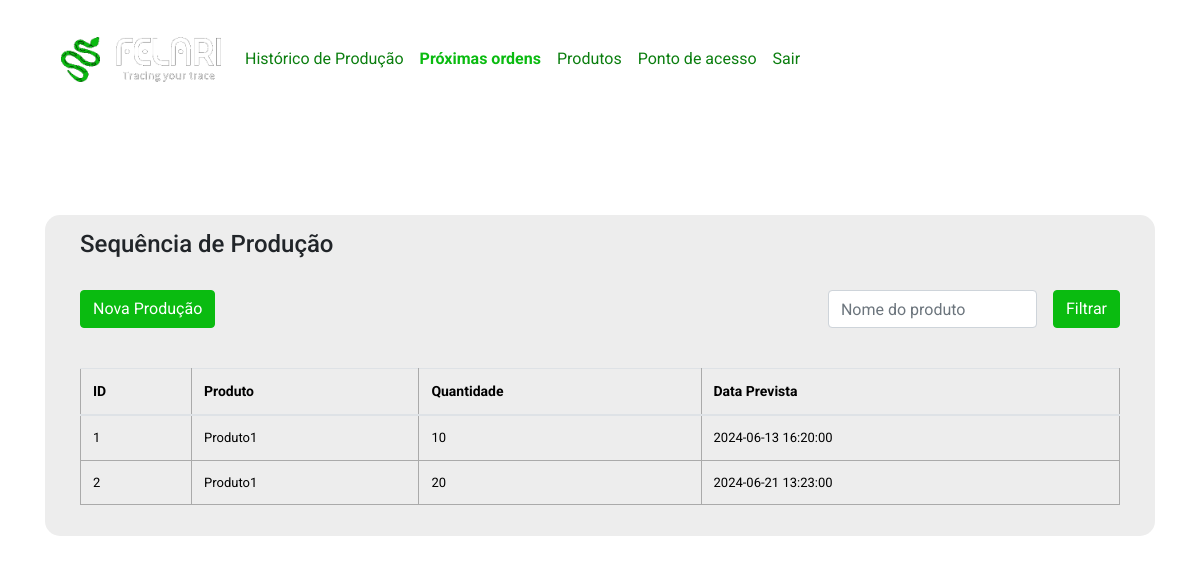
Page /nextOrders (signed in) on the earlier database version.
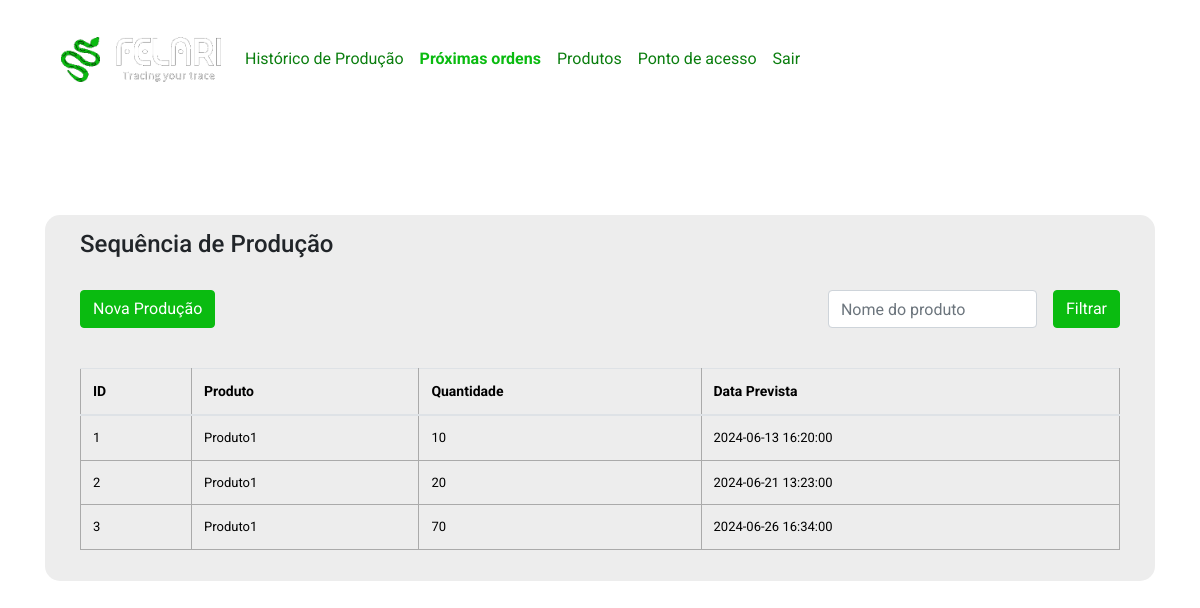
Same page on the later database version.
### app.py (models this page shows, shortened)
class OrdemProducao(db.Model):
    id = db.Column(db.Integer, primary_key=True)
    produto_id = db.Column(db.Integer, db.ForeignKey('product.id'), nullable=False)
    produto = db.relationship('Product', backref=db.backref('ordens_producao', lazy=True))
    quantidade = db.Column(db.Integer, nullable=False)
    data_prevista = db.Column(db.DateTime, nullable=False)

class Product(db.Model):
    id = db.Column(db.Integer, primary_key=True)
    nome = db.Column(db.String(100), nullable=False)
    ultima_producao = db.Column(db.DateTime)
    access_points = db.relationship('AccessPoint', secondary=products_access_points, backref=db.backref('products', lazy='dynamic'))

### app.py (the view)
@app.route('/nextOrders', methods=['GET', 'POST'])
@login_required
def nextOrders():
    ordens = OrdemProducao.query.order_by(OrdemProducao.data_prevista.asc()).all()
    form = TaskForm()  # Cria uma instância do formulário TaskForm
    return render_template('nextOrders.html', ordens=ordens, form=form)

### app.py
class TaskForm(FlaskForm):
    content = StringField(validators=[DataRequired(), Length(min=5, max=200)])
    submit = SubmitField('Atualizar')

### app.py (called while the page is built)
@login_manager.user_loader
def load_user(user_id):
    return User.query.get(int(user_id))

### templates/nextOrders.html (shortened to what this page needs)
{% extends 'base.html' %}
{% block body %}
<div class="produtos py-5">
    <div class="container">
        <div class="row">
            <div class="col-12">
                <div class="produtos-container">
                    <div class="row">
                        <div class="col-12">
                            <h4>Sequência de Produção</h4>
                        </div>
                        <div class="col-12 py-4">
                            <div class="d-flex align-items-center justify-content-between w-100 h-100">
                                <div class="d-flex align-items-center justify-content-center">
                                    <button type="button" class="btn btn-primary" data-toggle="modal" data-target="#modalNovaProducao">Nova Produção</button>
                                </div>
                                <div class="d-flex align-items-center justify-content-center">
                                    <input class="form-control" type="text" placeholder="Nome do produto">
                                    <button class="ml-3 btn btn-primary">Filtrar</button>
                                </div>
                            </div>
                        </div>
                        <div class="col-12 mt-3">
                            <div class="table-responsive">
                                <table class="table">
                                    <thead>
                                        <tr>
                                            <th>ID</th>
                                            <th>Produto</th>
                                            <th>Quantidade</th>
                                            <th>Data Prevista</th>
                                        </tr>
                                    </thead>
                                    <tbody>
                                        {% for ordem in ordens %}
                                            <tr>
                                                <td>{{ ordem.id }}</td>
                                                <td>{{ ordem.produto.nome }}</td>
                                                <td>{{ ordem.quantidade }}</td>
                                                <td>{{ ordem.data_prevista.strftime('%Y-%m-%d %H:%M:%S') }}</td>
                                            </tr>
                                        {% endfor %}
                                    </tbody>
                                </table>
                            </div>
                        </div>
                    </div>
                </div>
            </div>
        </div>
    </div>
</div>
{% endblock %}

Differences in the rows shown:
added OrdemProducao: id "3", produto.nome "Produto1", quantidade "70", data_prevista "2024-06-26 16:34:00"
